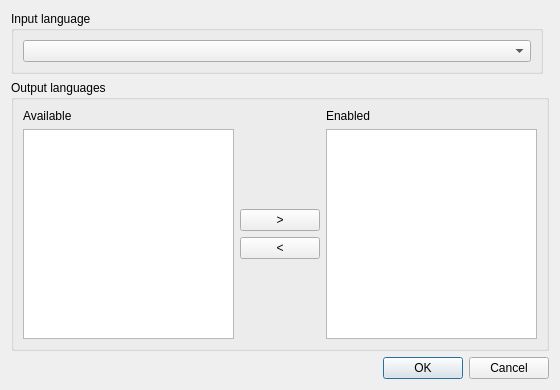
<?xml version="1.0" encoding="UTF-8"?>
<ui version="4.0">
 <class>QSettingsDlg</class>
 <widget class="QDialog" name="QSettingsDlg">
  <property name="geometry">
   <rect>
    <x>0</x>
    <y>0</y>
    <width>560</width>
    <height>390</height>
   </rect>
  </property>
  <property name="windowTitle">
   <string>Settings</string>
  </property>
  <layout class="QGridLayout" name="gridLayout">
   <item row="2" column="0" colspan="2">
    <layout class="QHBoxLayout" name="horizontalLayout_2">
     <item>
      <spacer name="horizontalSpacer">
       <property name="orientation">
        <enum>Qt::Horizontal</enum>
       </property>
       <property name="sizeHint" stdset="0">
        <size>
         <width>40</width>
         <height>20</height>
        </size>
       </property>
      </spacer>
     </item>
     <item>
      <widget class="QPushButton" name="pushButton_Ok">
       <property name="text">
        <string>OK</string>
       </property>
      </widget>
     </item>
     <item>
      <widget class="QPushButton" name="pushButton_Cancel">
       <property name="text">
        <string>Cancel</string>
       </property>
      </widget>
     </item>
    </layout>
   </item>
   <item row="1" column="0" colspan="2">
    <widget class="QGroupBox" name="groupBox">
     <property name="sizePolicy">
      <sizepolicy hsizetype="Preferred" vsizetype="MinimumExpanding">
       <horstretch>0</horstretch>
       <verstretch>0</verstretch>
      </sizepolicy>
     </property>
     <property name="title">
      <string>Output languages</string>
     </property>
     <layout class="QGridLayout" name="gridLayout_2">
      <item row="0" column="0">
       <widget class="QLabel" name="label">
        <property name="sizePolicy">
         <sizepolicy hsizetype="Preferred" vsizetype="Fixed">
          <horstretch>0</horstretch>
          <verstretch>0</verstretch>
         </sizepolicy>
        </property>
        <property name="text">
         <string>Available</string>
        </property>
       </widget>
      </item>
      <item row="0" column="2">
       <widget class="QLabel" name="label_2">
        <property name="sizePolicy">
         <sizepolicy hsizetype="Preferred" vsizetype="Fixed">
          <horstretch>0</horstretch>
          <verstretch>0</verstretch>
         </sizepolicy>
        </property>
        <property name="text">
         <string>Enabled</string>
        </property>
       </widget>
      </item>
      <item row="1" column="0">
       <widget class="QListWidget" name="listWidget_LangsAvailable">
        <property name="selectionMode">
         <enum>QAbstractItemView::ExtendedSelection</enum>
        </property>
        <property name="sortingEnabled">
         <bool>true</bool>
        </property>
       </widget>
      </item>
      <item row="1" column="1">
       <layout class="QVBoxLayout" name="verticalLayout">
        <item>
         <spacer name="verticalSpacer">
          <property name="orientation">
           <enum>Qt::Vertical</enum>
          </property>
          <property name="sizeHint" stdset="0">
           <size>
            <width>20</width>
            <height>40</height>
           </size>
          </property>
         </spacer>
        </item>
        <item>
         <widget class="QPushButton" name="pushButton_LangMoveToEnabled">
          <property name="text">
           <string>&gt;</string>
          </property>
         </widget>
        </item>
        <item>
         <widget class="QPushButton" name="pushButton_LangMoveToAvailable">
          <property name="text">
           <string>&lt;</string>
          </property>
         </widget>
        </item>
        <item>
         <spacer name="verticalSpacer_2">
          <property name="orientation">
           <enum>Qt::Vertical</enum>
          </property>
          <property name="sizeHint" stdset="0">
           <size>
            <width>20</width>
            <height>40</height>
           </size>
          </property>
         </spacer>
        </item>
       </layout>
      </item>
      <item row="1" column="2">
       <widget class="QListWidget" name="listWidget_LangsEnabled">
        <property name="sizePolicy">
         <sizepolicy hsizetype="Expanding" vsizetype="MinimumExpanding">
          <horstretch>0</horstretch>
          <verstretch>0</verstretch>
         </sizepolicy>
        </property>
        <property name="selectionMode">
         <enum>QAbstractItemView::ExtendedSelection</enum>
        </property>
        <property name="sortingEnabled">
         <bool>true</bool>
        </property>
       </widget>
      </item>
     </layout>
    </widget>
   </item>
   <item row="0" column="0">
    <widget class="QGroupBox" name="groupBox_2">
     <property name="title">
      <string>Input language</string>
     </property>
     <layout class="QHBoxLayout" name="horizontalLayout">
      <item>
       <widget class="QComboBox" name="comboBox_InputLang">
        <property name="sizePolicy">
         <sizepolicy hsizetype="Expanding" vsizetype="Fixed">
          <horstretch>0</horstretch>
          <verstretch>0</verstretch>
         </sizepolicy>
        </property>
        <property name="minimumSize">
         <size>
          <width>79</width>
          <height>0</height>
         </size>
        </property>
       </widget>
      </item>
     </layout>
    </widget>
   </item>
  </layout>
 </widget>
 <resources/>
 <connections/>
</ui>
